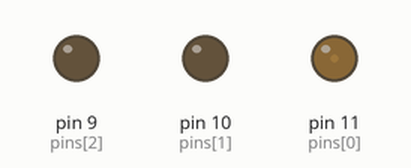
The sketch below on a simulated Arduino Uno, built with avr-gcc and run on an emulated ATmega328P. On the bench: output pins drawn as LEDs (lit = HIGH).

Above: at 0.15 s.
At 2.0 s:
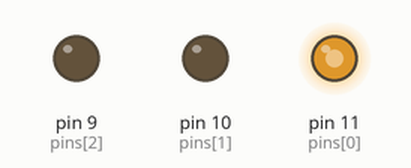
At 9.52 s:
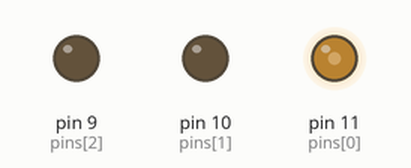
At 19.1 s:
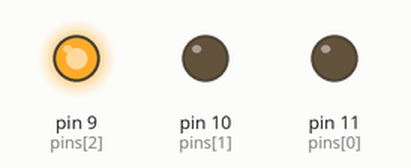
At 29.8 s:
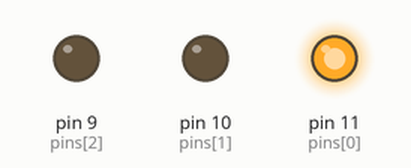
At 39.83 s:
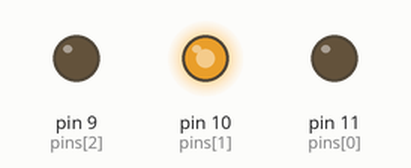
Timing chart, 0 to 40.0 s (numbered marks = the images above):
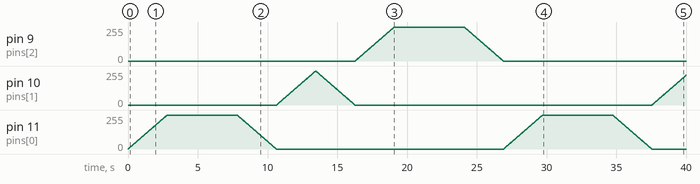

The sketch:

dimmingLED.ino
```cpp
#include <Arduino.h>

const int pins[] = {11, 10, 9}; // Green, Yellow, Blue
const int lenPins = sizeof(pins) / sizeof(pins[0]);
const int fadeDuration = 3000; // 3 seconds fade duration
const int stayLitBG = 5000; // 5 seconds stay lit duration

void setup() {
  for (int i = 0; i < lenPins; i++) {
    pinMode(pins[i], OUTPUT);
  }
}

void fadeIn(int pin) {
  for (int brightness = 0; brightness <= 255; brightness++) {
    analogWrite(pin, brightness);
    delay(fadeDuration / 255);
  }
}

void fadeOut(int pin) {
  for (int brightness = 255; brightness >= 0; brightness--) {
    analogWrite(pin, brightness);
    delay(fadeDuration / 255);
  }
}

void loop() {
  for (int i = 0; i < lenPins; i++) {
    // Fade in
    fadeIn(pins[i]);

    // Stay fully lit
    if (i != 1){
     delay(stayLitBG);
    }

    // Fade out
    fadeOut(pins[i]);
  }
}
```

Measured:
- by itself, pin 9 (pins[2]): rises from 0/255 to 255/255 in 2.8 s, then falls to 0/255 in 7.8 s
